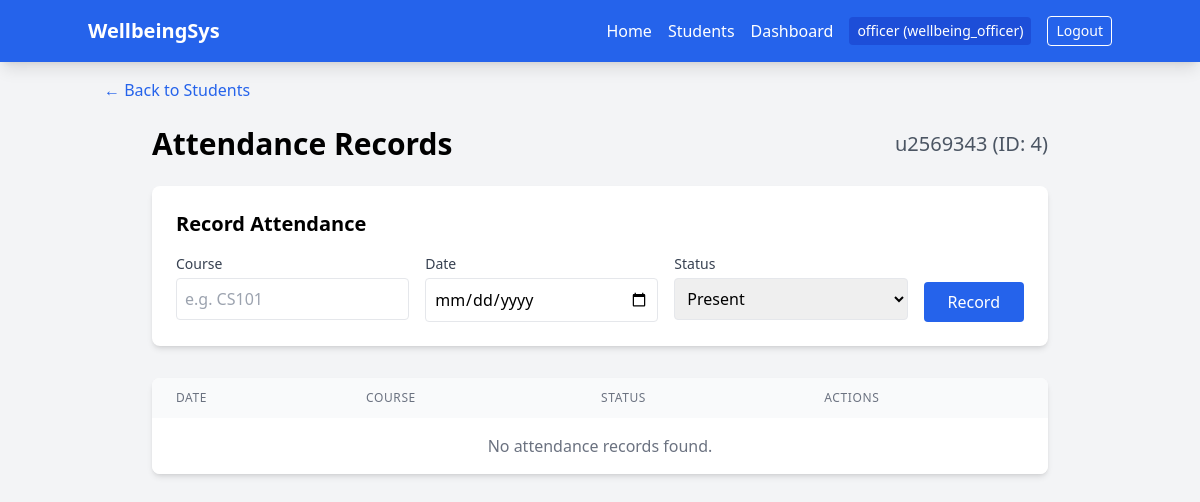
The app's page /attendance/4 (signed in) with its own data.
### tables this page shows
CREATE TABLE users (
    id INTEGER PRIMARY KEY AUTOINCREMENT,
    username TEXT NOT NULL UNIQUE,
    password_hash TEXT NOT NULL,
    role TEXT NOT NULL
);

CREATE TABLE students (
    id INTEGER PRIMARY KEY AUTOINCREMENT,
    university_id TEXT UNIQUE, -- e.g. u2554630
    name TEXT, -- We might mock this or use ID
    email TEXT,
    degree_name TEXT,
    year INTEGER,
    medical_info TEXT,
    disabilities TEXT,
    commute_type TEXT,
    avg_commute_time_min REAL,
    avg_screen_time_hours REAL
);

### app/routes.py (the view)
@main_bp.route('/attendance/<int:student_id>')
@login_required
def attendance_list(student_id):
    student = current_app.student_service.get_student(student_id)
    if not student:
        abort(404)
    records = current_app.attendance_service.get_student_attendance(student_id)
    return render_template('attendance.html', student=student, records=records)

### app/__init__.py (called while the page is built)
def create_app():
    app = Flask(__name__)
    app.config['SECRET_KEY'] = 'dev-secret-key-change-in-prod' # Required for sessions
    app.student_service = StudentService()
    app.attendance_service = AttendanceService()
    app.wellbeing_service = WellbeingService()
    app.submission_service = SubmissionService()
    app.user_service = UserService()
    app.analytics_service = AnalyticsService(
        app.attendance_service,
        app.wellbeing_service,
        app.submission_service
    )
    login_manager = LoginManager()
    login_manager.login_view = 'auth.login'
    login_manager.init_app(app)
    @login_manager.user_loader
    def load_user(user_id):
        return app.user_service.get_user_by_id(int(user_id))
    from app.routes import main_bp
    from app.auth_routes import auth_bp
    app.register_blueprint(main_bp)
    app.register_blueprint(auth_bp)
    return app

### app/database/connection.py (called while the page is built)
def get_db_connection(db_name=DEFAULT_DB):
    conn = sqlite3.connect(db_name, detect_types=sqlite3.PARSE_DECLTYPES)
    conn.row_factory = sqlite3.Row
    return conn

### app/services/attendance_service.py (called while the page is built)
    def get_student_attendance(self, student_id: int) -> List[Attendance]:
        conn = get_db_connection(self.db_name)
        cursor = conn.cursor()
        cursor.execute("SELECT * FROM attendance WHERE student_id = ?", (student_id,))
        rows = cursor.fetchall()
        conn.close()
        return [Attendance(
            id=row['id'],
            student_id=row['student_id'],
            course_id=row['course_id'],
            status=row['status'],
            date=row['date']
        ) for row in rows]

### app/services/student_service.py (called while the page is built)
    def get_student(self, student_id: int) -> Optional[Student]:
        conn = get_db_connection(self.db_name)
        cursor = conn.cursor()
        cursor.execute("SELECT * FROM students WHERE id = ?", (student_id,))
        row = cursor.fetchone()
        conn.close()
        if row:
            return self._map_row_to_student(row)
        return None

    def _map_row_to_student(self, row) -> Student:
        display_name = row['name'] if row['name'] else row['university_id']
        return Student(
            id=row['id'],
            university_id=row['university_id'],
            name=display_name,
            email=row['email'],
            degree_name=row['degree_name'],
            medical_info=row['medical_info'],
            disabilities=row['disabilities']
        )

### app/templates/attendance.html (shortened to what this page needs)
{% extends "base.html" %}
{% block content %}
<div class="mb-6">
    <a href="/students" class="text-blue-600 hover:underline">&larr; Back to Students</a>
</div>
<div class="max-w-4xl mx-auto">
    <div class="flex justify-between items-center mb-6">
        <h1 class="text-3xl font-bold">Attendance Records</h1>
        <div class="text-xl text-gray-600">{{ student.name }} (ID: {{ student.id }})</div>
    </div>
    <div class="bg-white p-6 rounded-lg shadow-md mb-8">
        <h2 class="text-xl font-semibold mb-4">Record Attendance</h2>
        <form action="/attendance/add" method="POST" class="flex gap-4 flex-wrap">
            <div class="flex-1 min-w-[200px]">
                <label class="block text-gray-700 text-sm mb-1">Course</label>
                <input type="text" name="course_id" placeholder="e.g. CS101" required
                       class="w-full border p-2 rounded">
            </div>
            <div class="flex-1 min-w-[200px]">
                <label class="block text-gray-700 text-sm mb-1">Date</label>
                <input type="date" name="date" required
                       class="w-full border p-2 rounded">
            </div>
            <div class="flex-1 min-w-[200px]">
                <label class="block text-gray-700 text-sm mb-1">Status</label>
                <select name="status" class="w-full border p-2 rounded">
                    <option value="Present">Present</option>
                </select>
            </div>
            <div class="flex items-end">
                <button type="submit" class="bg-blue-600 text-white px-6 py-2 rounded hover:bg-blue-700">
                    Record
                </button>
            </div>
        </form>
    </div>
    <div class="bg-white rounded-lg shadow-md overflow-hidden">
        <table class="min-w-full">
            <thead class="bg-gray-50">
                <tr>
                    <th class="px-6 py-3 text-left text-xs font-medium text-gray-500 uppercase tracking-wider">Date</th>
                    <th class="px-6 py-3 text-left text-xs font-medium text-gray-500 uppercase tracking-wider">Course</th>
                    <th class="px-6 py-3 text-left text-xs font-medium text-gray-500 uppercase tracking-wider">Status</th>
                    <th class="px-6 py-3 text-left text-xs font-medium text-gray-500 uppercase tracking-wider">Actions</th>
                </tr>
            </thead>
            <tbody class="bg-white divide-y divide-gray-200">
                {% for record in records %}
                <tr>
                    <td class="px-6 py-4 whitespace-nowrap">{{ record.date }}</td>
                    <td class="px-6 py-4 whitespace-nowrap">{{ record.course_id }}</td>
                    <td class="px-6 py-4 whitespace-nowrap">
                        <form action="/attendance/update/{{ record.id }}?student_id={{ student.id }}" method="POST" class="flex items-center gap-2">
                            <select name="status" onchange="this.form.submit()" class="text-xs rounded-full px-2 py-1 border
                                {% if record.status == 'Present' %}bg-green-100 text-green-800 border-green-200{% else %}bg-red-100 text-red-800 border-red-200{% endif %}">
                                <option value="Present" {% if record.status == 'Present' %}selected{% endif %}>Present</option>
                                <option value="Absent" {% if record.status == 'Absent' %}selected{% endif %}>Absent</option>
                                <option value="Late" {% if record.status == 'Late' %}selected{% endif %}>Late</option>
                            </select>
                        </form>
                    </td>
                    <td class="px-6 py-4 whitespace-nowrap text-sm font-medium">
                        <form action="/attendance/delete/{{ record.id }}?student_id={{ student.id }}" method="POST" onsubmit="return confirm('Are you sure?');">
                            <button type="submit" class="text-red-600 hover:text-red-900">Delete</button>
                        </form>
                    </td>
                </tr>
                {% else %}
                <tr>
                    <td colspan="4" class="px-6 py-4 text-center text-gray-500">No attendance records found.</td>
                </tr>
                {% endfor %}
            </tbody>
        </table>
    </div>
</div>
{% endblock %}

### app/templates/base.html (shortened to what this page needs)
<!DOCTYPE html>
<html lang="en">
<head>
    <script src="https://cdn.tailwindcss.com"></script>
</head>
<body class="bg-gray-100 min-h-screen">
    <nav class="bg-blue-600 text-white p-4 shadow-lg">
        <div class="container mx-auto flex justify-between items-center">
            <a href="/" class="text-xl font-bold">WellbeingSys</a>
            <div class="space-x-4 flex items-center">
                {% if current_user.is_authenticated %}
                    <a href="/" class="hover:text-blue-200">Home</a>
                    <a href="/students" class="hover:text-blue-200">Students</a>
                    <a href="/dashboard" class="hover:text-blue-200">Dashboard</a>
                    <span class="text-sm bg-blue-700 px-2 py-1 rounded">
                        {{ current_user.username }} ({{ current_user.role.value }})
                    </span>
                    <a href="/logout" class="text-sm border border-white px-2 py-1 rounded hover:bg-white hover:text-blue-600 transition">Logout</a>
                {% else %}
                    <a href="/login" class="hover:text-blue-200">Login</a>
                {% endif %}
            </div>
        </div>
    </nav>
    <main class="container mx-auto p-4">
        {% block content %}{% endblock %}
    </main>
</body>
</html>

### records on screen
users: username "officer", role.value "wellbeing_officer"
students: name "u2569343", id "4"
